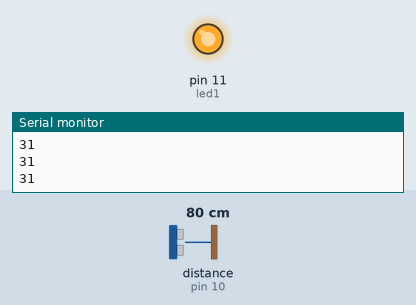
The sketch below on a simulated Arduino Uno, built with avr-gcc and run on an emulated ATmega328P. Shown: output pins drawn as LEDs (lit = HIGH), the last lines printed to the serial monitor. Wiring (inferred from the names in the program): ultrasonic range finder: trigger pin 9; echo pin 10. The test bench sets the inputs (shaded band); at power-on: distance to the obstacle (sensor on pin 10) 80 cm. The echo pulse lasts 58.3 µs per cm; pins used as bus, display or sensor lines are not drawn.

Above: at 1.2 s.
1.3 s: distance to the obstacle (sensor on pin 10) set to 92 cm
2.8 s: distance to the obstacle (sensor on pin 10) set to 98 cm
At 3.6 s:
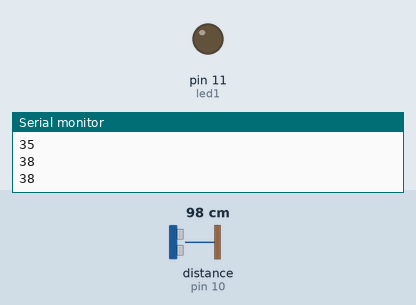
4.5 s: distance to the obstacle (sensor on pin 10) set to 2 cm
At 5.7 s:
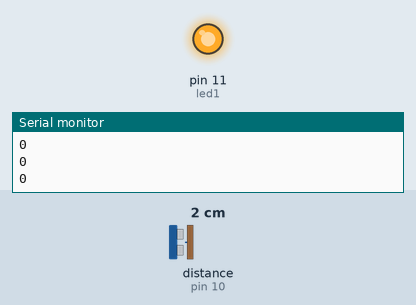
6.0 s: distance to the obstacle (sensor on pin 10) set to 120 cm
At 7.3 s:
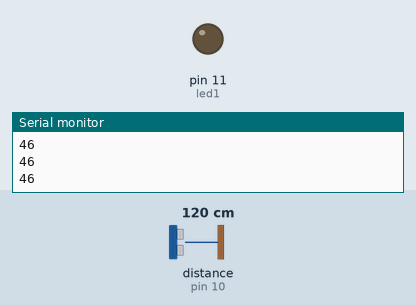
Timing chart, 0 to 8.6 s (numbered marks = the images above; inputs shaded):
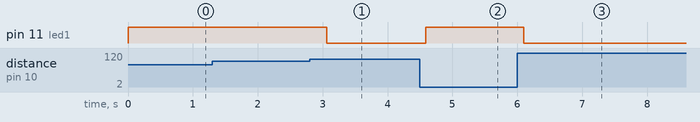

The sketch:

ultrasonic_sensor_with_led1.ino
```cpp
int trig = 9;
int echo = 10;
int led1 = 11;


long duration = 0;
int cm = 0;
int in = 0;

void setup()
{
  pinMode(trig, OUTPUT);
  pinMode(echo, INPUT);
  pinMode(led1, OUTPUT);

  Serial.begin(9600);
  Serial.println("Serial Started...");
}

void loop()
{
  digitalWrite(trig, LOW);
  digitalWrite(trig, HIGH);
  digitalWrite(trig, LOW);

  int duration = pulseIn (echo, HIGH);
  cm = duration*0.034/2;
  in = duration*0.0133/2;

  Serial.println(in);

 if (in <= 36 ){
    digitalWrite(led1, HIGH);
    delay(300);
  }
  else{
        digitalWrite(led1, LOW);
    delay(300);
}
}
```

Measured:
- the behaviour switches between 95 and 96 cm on distance to the obstacle (sensor on pin 10) (found by bisection; images 0 and 1)
- after the input at 2.8 s, pin 11 (led1): HIGH → LOW after 0.26 s
- after the input at 4.5 s, pin 11 (led1): LOW → HIGH after 0.09 s
- after the input at 6.0 s, pin 11 (led1): HIGH → LOW after 0.10 s
